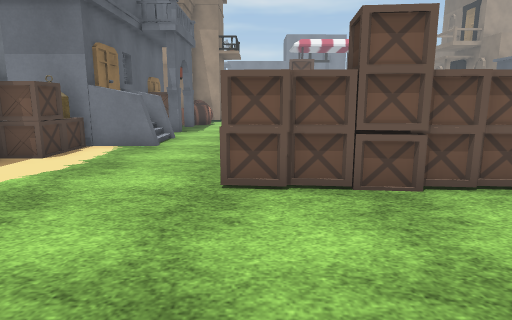
View 1 (above)

18 first-person views from a walk through a 3-D level made in the Unity game engine. The camera is 1.3 m above the floor, tilts 10° down and sees 75° across. The floor is counted in squares, 1 m on a side. Each view is taken from the middle of a square. On the plan, view 1 faces up. The plan holds only what a view shows up to about 14 squares ahead; the rest is blank. The place goes on beyond the plan. The player is left out. Some animated figures are left out. Some surface patterns are stand-ins.

View 2
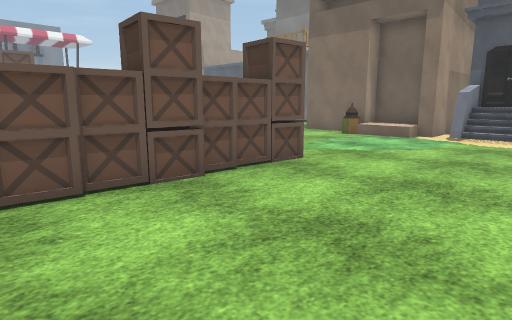

View 3
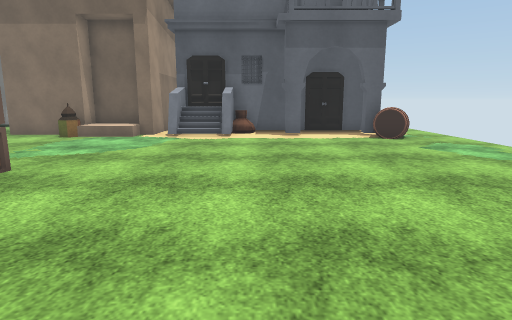

View 4
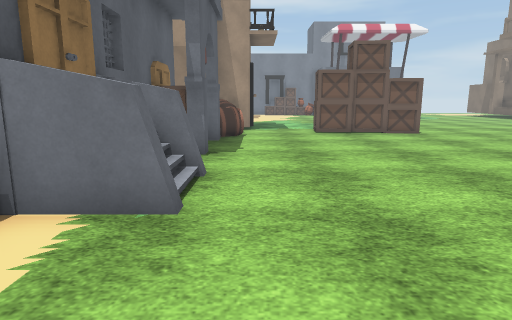

View 5
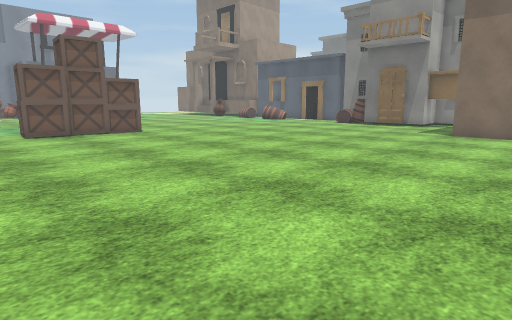

View 6
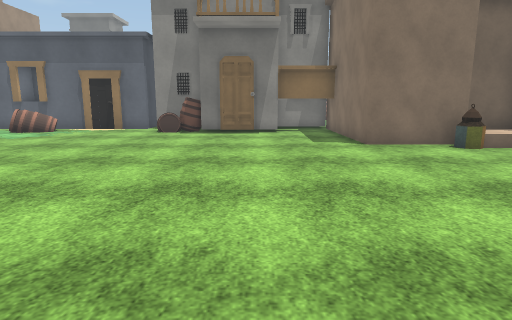

View 7
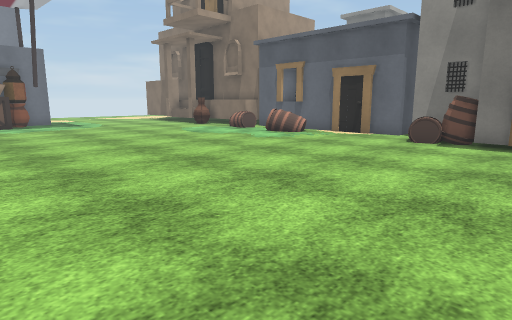

View 8
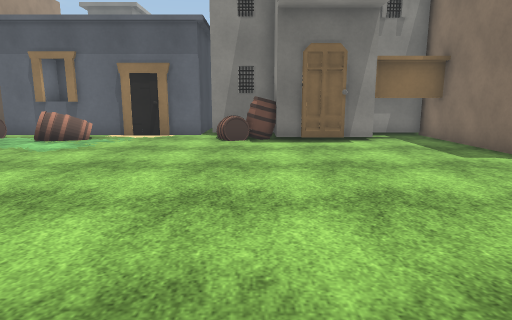

View 9
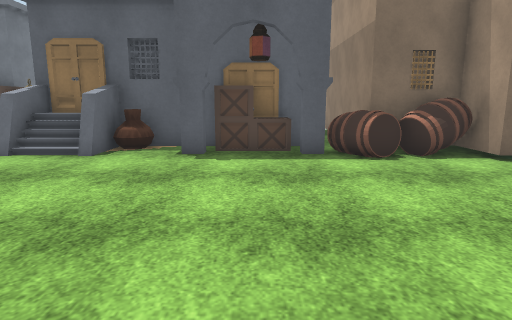

View 10
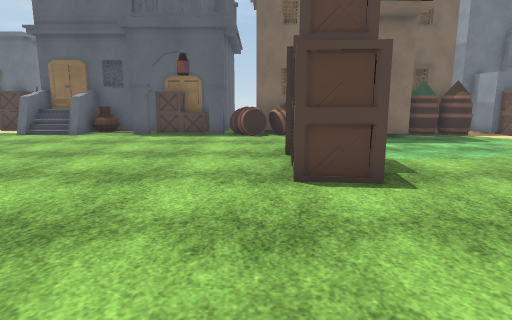

View 11
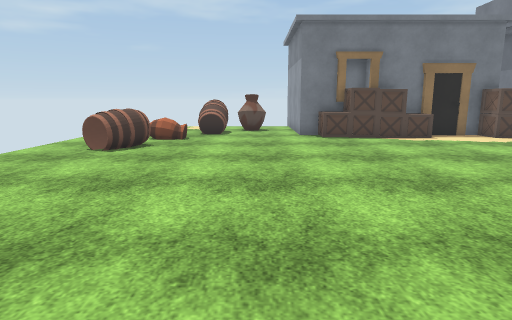

View 12
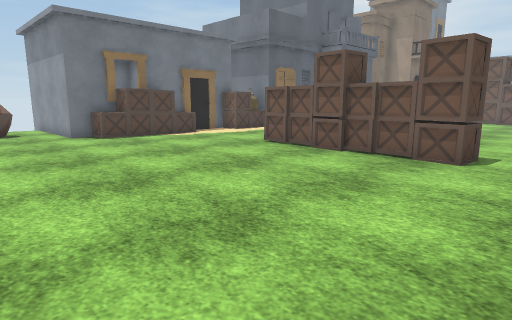

View 13
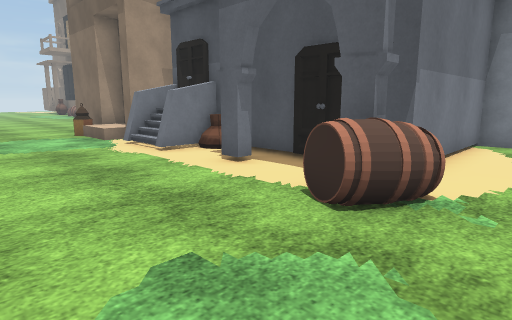

View 14
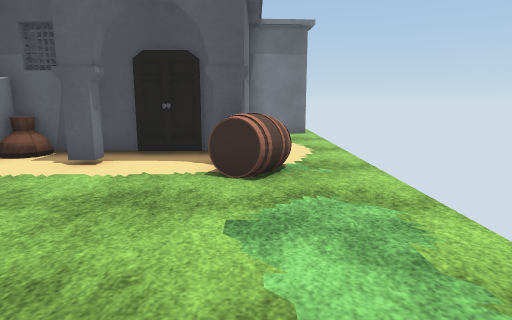

View 15
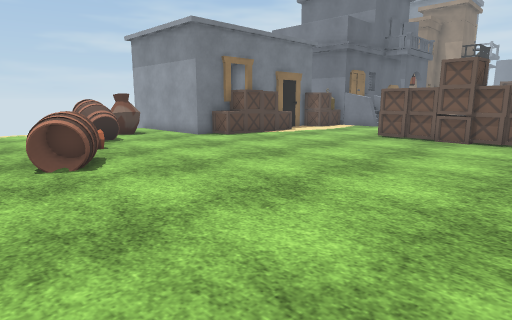

View 16
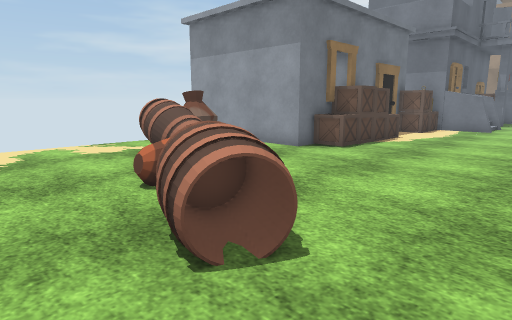

View 17
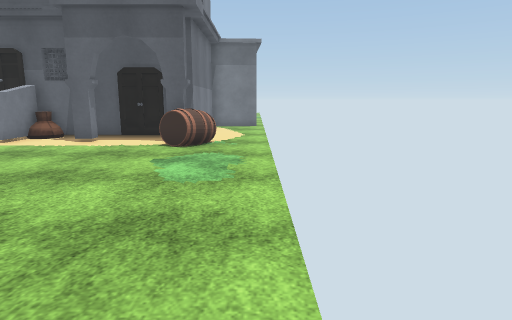

View 18
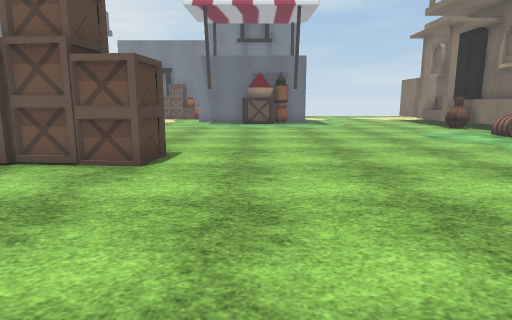

### Floor plan
Key: @ floor where view 1 was taken; # wall or solid block; . floor; = window, fence, low wall or low ledge; ^ raised ledge; H house; A vase; B barrel; O other object.
Columns run from 7 left of view 1 to 24 right of it. Each row starts with its distance up from view 1.
 27    #B...   ............. H
 26    HB....  ............BBH#
 25     B...................B##
 24      #...................H#
 23      H.................B.##
 22      #.................BO#
 21    #B...OOO O............#
 20    #B...OOOOO............#
 19 ####B....................#
 18   #BB....................##
 17   #HH..................BB#
 16   HO...................BB#
 15   #H...................###
 14   #HH..................#
 13   HA...................#
 12   #AH..................##
 11   # ....................##
 10  ##HH..............HHHHH##
  9  OO................H
  8  #O................H
  7  #................OHH
  6  #.....  OOOO...... H
  5  #O....OOOOOO...... H
  4   O................HHHHH
  3 HHO................HH
  2  #O................OH
  1 ##.................HA#
  0 .......@............HH         H
 -1 ...................H#          H
 -2 B..................HH
 -3 BB..................H
 -4 ..A.=.............BH##
 -5 ..A.^^...........BBB.######
 -6 .....=............B.......#
 -7   ........................#

Where each view was taken, in squares from view 1:
view 1: 0 up, 0 right, facing up
view 2: 0 up, 1 left, facing up-right
view 3: 0 up, 1 left, facing right
view 4: 6 up, 2 left, facing up
view 5: 6 up, 2 left, facing up-right
view 6: 13 up, 2 right, facing right
view 7: 13 up, 5 right, facing up-right
view 8: 16 up, 5 right, facing right
view 9: 16 up, 5 right, facing left
view 10: 19 up, 10 right, facing left
view 11: 1 down, 7 right, facing left
view 12: 3 down, 7 right, facing up-left
view 13: 7 down, 7 right, facing up-right
view 14: 5 down, 5 right, facing right
view 15: 7 down, 5 right, facing up-left
view 16: 7 down, 0 right, facing up-left
view 17: 7 down, 1 right, facing right
view 18: 13 up, 7 right, facing up
